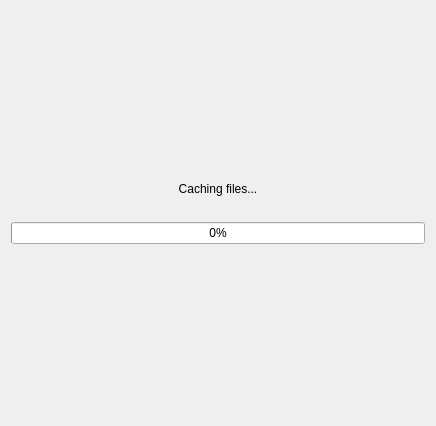
<?xml version="1.0" encoding="UTF-8"?>
<ui version="4.0">
 <class>GroBrowser</class>
 <widget class="QDialog" name="GroBrowser">
  <property name="geometry">
   <rect>
    <x>0</x>
    <y>0</y>
    <width>436</width>
    <height>426</height>
   </rect>
  </property>
  <property name="windowTitle">
   <string>Gro Browser</string>
  </property>
  <layout class="QVBoxLayout" name="verticalLayout_2">
   <item>
    <widget class="QStackedWidget" name="stackedWidget">
     <property name="currentIndex">
      <number>1</number>
     </property>
     <widget class="QWidget" name="pageMain">
      <layout class="QVBoxLayout" name="verticalLayout">
       <property name="leftMargin">
        <number>0</number>
       </property>
       <property name="topMargin">
        <number>0</number>
       </property>
       <property name="rightMargin">
        <number>0</number>
       </property>
       <property name="bottomMargin">
        <number>0</number>
       </property>
       <item>
        <layout class="QHBoxLayout" name="horizontalLayout">
         <item>
          <widget class="QPushButton" name="buttonUp">
           <property name="enabled">
            <bool>false</bool>
           </property>
           <property name="styleSheet">
            <string notr="true"/>
           </property>
           <property name="text">
            <string/>
           </property>
           <property name="icon">
            <iconset resource="GroBrowser.qrc">
             <normaloff>:/icons/go-up.png</normaloff>:/icons/go-up.png</iconset>
           </property>
           <property name="autoDefault">
            <bool>false</bool>
           </property>
          </widget>
         </item>
         <item>
          <widget class="QPushButton" name="buttonBack">
           <property name="enabled">
            <bool>false</bool>
           </property>
           <property name="styleSheet">
            <string notr="true"/>
           </property>
           <property name="text">
            <string/>
           </property>
           <property name="icon">
            <iconset resource="GroBrowser.qrc">
             <normaloff>:/icons/go-previous.png</normaloff>:/icons/go-previous.png</iconset>
           </property>
           <property name="autoDefault">
            <bool>false</bool>
           </property>
          </widget>
         </item>
         <item>
          <widget class="QPushButton" name="buttonForward">
           <property name="enabled">
            <bool>false</bool>
           </property>
           <property name="styleSheet">
            <string notr="true"/>
           </property>
           <property name="text">
            <string/>
           </property>
           <property name="icon">
            <iconset resource="GroBrowser.qrc">
             <normaloff>:/icons/go-next.png</normaloff>:/icons/go-next.png</iconset>
           </property>
           <property name="autoDefault">
            <bool>false</bool>
           </property>
          </widget>
         </item>
         <item>
          <widget class="QLineEdit" name="linePath">
           <property name="sizePolicy">
            <sizepolicy hsizetype="Expanding" vsizetype="Preferred">
             <horstretch>0</horstretch>
             <verstretch>0</verstretch>
            </sizepolicy>
           </property>
           <property name="readOnly">
            <bool>true</bool>
           </property>
          </widget>
         </item>
        </layout>
       </item>
       <item>
        <widget class="QListWidget" name="listWidget"/>
       </item>
       <item>
        <layout class="QGridLayout" name="gridLayout" rowstretch="0,0">
         <item row="0" column="0">
          <widget class="QComboBox" name="comboFilter">
           <property name="enabled">
            <bool>true</bool>
           </property>
           <property name="sizePolicy">
            <sizepolicy hsizetype="Preferred" vsizetype="Preferred">
             <horstretch>0</horstretch>
             <verstretch>0</verstretch>
            </sizepolicy>
           </property>
           <property name="minimumSize">
            <size>
             <width>0</width>
             <height>0</height>
            </size>
           </property>
           <property name="layoutDirection">
            <enum>Qt::LeftToRight</enum>
           </property>
           <property name="autoFillBackground">
            <bool>false</bool>
           </property>
           <property name="frame">
            <bool>true</bool>
           </property>
          </widget>
         </item>
         <item row="0" column="1" rowspan="2">
          <widget class="QDialogButtonBox" name="buttonBox">
           <property name="sizePolicy">
            <sizepolicy hsizetype="Fixed" vsizetype="Fixed">
             <horstretch>0</horstretch>
             <verstretch>0</verstretch>
            </sizepolicy>
           </property>
           <property name="orientation">
            <enum>Qt::Vertical</enum>
           </property>
           <property name="standardButtons">
            <set>QDialogButtonBox::Cancel|QDialogButtonBox::Open</set>
           </property>
           <property name="centerButtons">
            <bool>false</bool>
           </property>
          </widget>
         </item>
         <item row="1" column="0">
          <spacer name="horizontalSpacer">
           <property name="orientation">
            <enum>Qt::Horizontal</enum>
           </property>
           <property name="sizeHint" stdset="0">
            <size>
             <width>40</width>
             <height>20</height>
            </size>
           </property>
          </spacer>
         </item>
        </layout>
       </item>
      </layout>
     </widget>
     <widget class="QWidget" name="pageProgress">
      <layout class="QVBoxLayout" name="verticalLayout_3">
       <property name="leftMargin">
        <number>0</number>
       </property>
       <property name="topMargin">
        <number>0</number>
       </property>
       <property name="rightMargin">
        <number>0</number>
       </property>
       <property name="bottomMargin">
        <number>0</number>
       </property>
       <item>
        <spacer name="verticalSpacer">
         <property name="orientation">
          <enum>Qt::Vertical</enum>
         </property>
         <property name="sizeHint" stdset="0">
          <size>
           <width>20</width>
           <height>175</height>
          </size>
         </property>
        </spacer>
       </item>
       <item>
        <widget class="QLabel" name="label">
         <property name="text">
          <string>Caching files...</string>
         </property>
         <property name="alignment">
          <set>Qt::AlignCenter</set>
         </property>
        </widget>
       </item>
       <item>
        <widget class="QLabel" name="labelCurrentFile">
         <property name="text">
          <string notr="true"/>
         </property>
         <property name="alignment">
          <set>Qt::AlignCenter</set>
         </property>
        </widget>
       </item>
       <item>
        <widget class="QProgressBar" name="progressBar">
         <property name="maximum">
          <number>100</number>
         </property>
         <property name="value">
          <number>0</number>
         </property>
         <property name="alignment">
          <set>Qt::AlignCenter</set>
         </property>
         <property name="textVisible">
          <bool>true</bool>
         </property>
         <property name="orientation">
          <enum>Qt::Horizontal</enum>
         </property>
         <property name="invertedAppearance">
          <bool>false</bool>
         </property>
         <property name="format">
          <string>%p%</string>
         </property>
        </widget>
       </item>
       <item>
        <spacer name="verticalSpacer_2">
         <property name="orientation">
          <enum>Qt::Vertical</enum>
         </property>
         <property name="sizeHint" stdset="0">
          <size>
           <width>20</width>
           <height>175</height>
          </size>
         </property>
        </spacer>
       </item>
      </layout>
     </widget>
    </widget>
   </item>
  </layout>
 </widget>
 <tabstops>
  <tabstop>buttonUp</tabstop>
  <tabstop>buttonBack</tabstop>
  <tabstop>buttonForward</tabstop>
  <tabstop>linePath</tabstop>
  <tabstop>listWidget</tabstop>
  <tabstop>comboFilter</tabstop>
 </tabstops>
 <resources>
  <include location="GroBrowser.qrc"/>
 </resources>
 <connections>
  <connection>
   <sender>buttonBox</sender>
   <signal>accepted()</signal>
   <receiver>GroBrowser</receiver>
   <slot>accept()</slot>
   <hints>
    <hint type="sourcelabel">
     <x>248</x>
     <y>254</y>
    </hint>
    <hint type="destinationlabel">
     <x>157</x>
     <y>274</y>
    </hint>
   </hints>
  </connection>
  <connection>
   <sender>buttonBox</sender>
   <signal>rejected()</signal>
   <receiver>GroBrowser</receiver>
   <slot>reject()</slot>
   <hints>
    <hint type="sourcelabel">
     <x>316</x>
     <y>260</y>
    </hint>
    <hint type="destinationlabel">
     <x>286</x>
     <y>274</y>
    </hint>
   </hints>
  </connection>
 </connections>
</ui>
